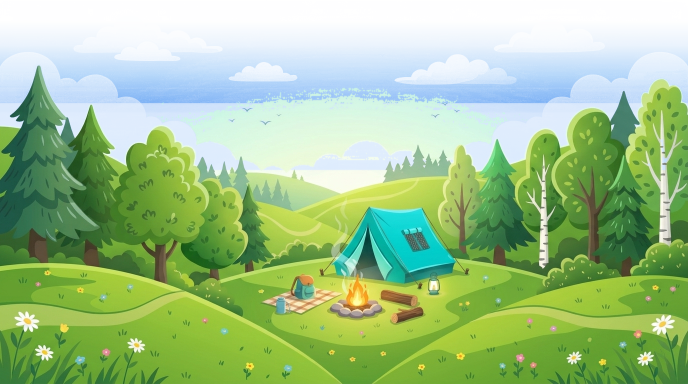
#> input picture scratch/test_new_footer_landscape.png, 1376 x 768 px (shown at 1/2 size)
$ python -i test_bowl.py   (imports and definitions only)
#> lines starting #> are read from the running program, lines starting #| are printed output that depends on the picture
#> further down, picture is the input picture: PIL image 1376x768 RGB; mean R, G, B 157.9, 193.8, 139.5
import math
from PIL import Image, ImageDraw, ImageFilter

CANVAS_SIZE = 1024
OUTLINE = (32, 41, 56, 255)       # Slate navy #202938
CYAN_MAIN = (41, 169, 225, 255)   # #29A9E1
CYAN_LIGHT = (224, 242, 254, 255) # Light blue accent
CYAN_DARK = (24, 88, 140, 255)    # 3D shadow blue
RED_CORAL = (239, 68, 68, 255)    # #EF4444
YELLOW_STAR = (251, 191, 36, 255) # #FBBF24
GREEN_LIME = (16, 185, 129, 255)  # #10B981
ORANGE_MPASI = (249, 115, 22, 255) # #F97316
ORANGE_DARK = (194, 65, 12, 255)
WHITE = (255, 255, 255, 255)

def crop_tight_and_resize(img, target_size=128, pad_px=4):
#> called with target_size = 128, pad_px = 4
    bbox = img.getbbox()
#> bbox = (0, 0, 1376, 768)
    if not bbox:
        return img.resize((target_size, target_size))
    cropped = img.crop(bbox)
    w, h = cropped.size
#> w = 1376; h = 768
    max_side = max(w, h)
#> max_side = 1376
    scale = (target_size - (pad_px * 2)) / max_side
#> scale = 0.0872
    new_w = max(1, int(round(w * scale)))
#> new_w = 120
    new_h = max(1, int(round(h * scale)))
#> new_h = 67
    resized = cropped.resize((new_w, new_h), Image.Resampling.LANCZOS)
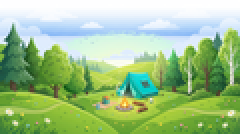
#> resized: PIL image 120x67 RGB (shown 2 times larger); mean R, G, B 157.9, 193.8, 139.5
    out = Image.new("RGBA", (target_size, target_size), (0, 0, 0, 0))
#> out: PIL image 128x128 RGBA; every value is 0
    x = (target_size - new_w) // 2
#> x = 4
    y = (target_size - new_h) // 2
#> y = 30
    out.paste(resized, (x, y))
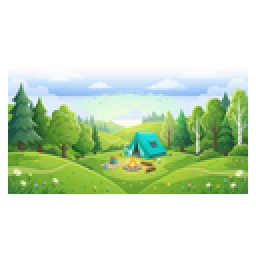
#> out: PIL image 128x128 RGBA (shown 2 times larger); mean R, G, B, A 77.5, 95.1, 68.4, 125.1; transparent parts drawn white
    return out

# [104 lines left out: function draw_perfect_resep_mpasi, not called in this run]

# [4 lines not run here, left out]

>>> from PIL import Image
>>> picture = Image.open('test_new_footer_landscape.png')
>>> result = crop_tight_and_resize(picture)

$ run again, on scratch/crop_konsultasi_footer.png
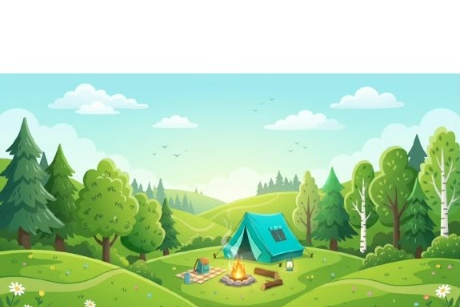
#> input picture scratch/crop_konsultasi_footer.png, 460 x 307 px
#> picture is the input picture: PIL image 460x307 RGB; mean R, G, B 175.6, 212.3, 168.7
#> bbox = (0, 0, 460, 307)
#> in crop_tight_and_resize, `resized = cropped.resize((new_w, new_h), Image.Resampling.LANCZOS)`:
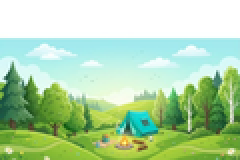
#> resized: PIL image 120x80 RGB (shown 2 times larger); mean R, G, B 175.6, 212.3, 168.7
#> in crop_tight_and_resize, `out.paste(resized, (x, y))`:
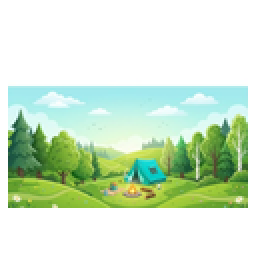
#> out: PIL image 128x128 RGBA (shown 2 times larger); mean R, G, B, A 102.9, 124.4, 98.8, 149.4; transparent parts drawn white
